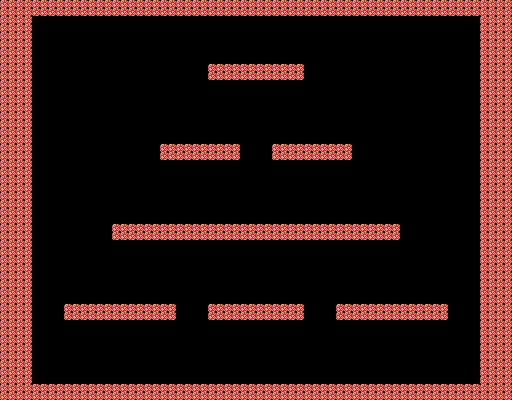

The image is a tile-based game level rendered from a .tmx file. Its description and complete source (layers, tilesets, objects, tile grids) follow:
An orthogonal 32x25 tile map with 16x16 px tiles, 4 tile layers (Background, Platforms, Walls, Ceiling) and 4 objects.

<map version="1.10" tiledversion="1.12.2" orientation="orthogonal" renderorder="right-down" width="32" height="25" tilewidth="16" tileheight="16" infinite="0" nextlayerid="7" nextobjectid="7">
 <editorsettings>
  <export target="level2.json" format="json" />
 </editorsettings>
 <tileset firstgid="1" name="BubbleBobbleTiles" tilewidth="16" tileheight="16" tilecount="3" columns="1">
  <image source="../Tileset.png" width="16" height="48" />
 </tileset>
 <layer id="1" name="Background" width="32" height="25">
  <data encoding="csv">
0,0,0,0,0,0,0,0,0,0,0,0,0,0,0,0,0,0,0,0,0,0,0,0,0,0,0,0,0,0,0,0,
0,0,0,0,0,0,0,0,0,0,0,0,0,0,0,0,0,0,0,0,0,0,0,0,0,0,0,0,0,0,0,0,
0,0,0,0,0,0,0,0,0,0,0,0,0,0,0,0,0,0,0,0,0,0,0,0,0,0,0,0,0,0,0,0,
0,0,0,0,0,0,0,0,0,0,0,0,0,0,0,0,0,0,0,0,0,0,0,0,0,0,0,0,0,0,0,0,
0,0,0,0,0,0,0,0,0,0,0,0,0,0,0,0,0,0,0,0,0,0,0,0,0,0,0,0,0,0,0,0,
0,0,0,0,0,0,0,0,0,0,0,0,0,0,0,0,0,0,0,0,0,0,0,0,0,0,0,0,0,0,0,0,
0,0,0,0,0,0,0,0,0,0,0,0,0,0,0,0,0,0,0,0,0,0,0,0,0,0,0,0,0,0,0,0,
0,0,0,0,0,0,0,0,0,0,0,0,0,0,0,0,0,0,0,0,0,0,0,0,0,0,0,0,0,0,0,0,
0,0,0,0,0,0,0,0,0,0,0,0,0,0,0,0,0,0,0,0,0,0,0,0,0,0,0,0,0,0,0,0,
0,0,0,0,0,0,0,0,0,0,0,0,0,0,0,0,0,0,0,0,0,0,0,0,0,0,0,0,0,0,0,0,
0,0,0,0,0,0,0,0,0,0,0,0,0,0,0,0,0,0,0,0,0,0,0,0,0,0,0,0,0,0,0,0,
0,0,0,0,0,0,0,0,0,0,0,0,0,0,0,0,0,0,0,0,0,0,0,0,0,0,0,0,0,0,0,0,
0,0,0,0,0,0,0,0,0,0,0,0,0,0,0,0,0,0,0,0,0,0,0,0,0,0,0,0,0,0,0,0,
0,0,0,0,0,0,0,0,0,0,0,0,0,0,0,0,0,0,0,0,0,0,0,0,0,0,0,0,0,0,0,0,
0,0,0,0,0,0,0,0,0,0,0,0,0,0,0,0,0,0,0,0,0,0,0,0,0,0,0,0,0,0,0,0,
0,0,0,0,0,0,0,0,0,0,0,0,0,0,0,0,0,0,0,0,0,0,0,0,0,0,0,0,0,0,0,0,
0,0,0,0,0,0,0,0,0,0,0,0,0,0,0,0,0,0,0,0,0,0,0,0,0,0,0,0,0,0,0,0,
0,0,0,0,0,0,0,0,0,0,0,0,0,0,0,0,0,0,0,0,0,0,0,0,0,0,0,0,0,0,0,0,
0,0,0,0,0,0,0,0,0,0,0,0,0,0,0,0,0,0,0,0,0,0,0,0,0,0,0,0,0,0,0,0,
0,0,0,0,0,0,0,0,0,0,0,0,0,0,0,0,0,0,0,0,0,0,0,0,0,0,0,0,0,0,0,0,
0,0,0,0,0,0,0,0,0,0,0,0,0,0,0,0,0,0,0,0,0,0,0,0,0,0,0,0,0,0,0,0,
0,0,0,0,0,0,0,0,0,0,0,0,0,0,0,0,0,0,0,0,0,0,0,0,0,0,0,0,0,0,0,0,
0,0,0,0,0,0,0,0,0,0,0,0,0,0,0,0,0,0,0,0,0,0,0,0,0,0,0,0,0,0,0,0,
0,0,0,0,0,0,0,0,0,0,0,0,0,0,0,0,0,0,0,0,0,0,0,0,0,0,0,0,0,0,0,0,
0,0,0,0,0,0,0,0,0,0,0,0,0,0,0,0,0,0,0,0,0,0,0,0,0,0,0,0,0,0,0,0
</data>
 </layer>
 <objectgroup id="4" name="ZenChanEnemies" class="ZenChan">
  <object id="1" x="198.228" y="139.099">
   <point />
  </object>
  <object id="2" x="313.578" y="137.645">
   <point />
  </object>
  <object id="4" x="231.185" y="57.6751">
   <point />
  </object>
 </objectgroup>
 <objectgroup id="6" name="MaitaEnemies" class="Maita">
  <object id="6" x="280.136" y="52.3438" />
 </objectgroup>
 <layer id="2" name="Platforms" width="32" height="25">
  <data encoding="csv">
0,0,0,0,0,0,0,0,0,0,0,0,0,0,0,0,0,0,0,0,0,0,0,0,0,0,0,0,0,0,0,0,
0,0,0,0,0,0,0,0,0,0,0,0,0,0,0,0,0,0,0,0,0,0,0,0,0,0,0,0,0,0,0,0,
0,0,0,0,0,0,0,0,0,0,0,0,0,0,0,0,0,0,0,0,0,0,0,0,0,0,0,0,0,0,0,0,
0,0,0,0,0,0,0,0,0,0,0,0,0,0,0,0,0,0,0,0,0,0,0,0,0,0,0,0,0,0,0,0,
0,0,0,0,0,0,0,0,0,0,0,0,0,2,2,2,2,2,2,0,0,0,0,0,0,0,0,0,0,0,0,0,
0,0,0,0,0,0,0,0,0,0,0,0,0,0,0,0,0,0,0,0,0,0,0,0,0,0,0,0,0,0,0,0,
0,0,0,0,0,0,0,0,0,0,0,0,0,0,0,0,0,0,0,0,0,0,0,0,0,0,0,0,0,0,0,0,
0,0,0,0,0,0,0,0,0,0,0,0,0,0,0,0,0,0,0,0,0,0,0,0,0,0,0,0,0,0,0,0,
0,0,0,0,0,0,0,0,0,0,0,0,0,0,0,0,0,0,0,0,0,0,0,0,0,0,0,0,0,0,0,0,
0,0,0,0,0,0,0,0,0,0,2,2,2,2,2,0,0,2,2,2,2,2,0,0,0,0,0,0,0,0,0,0,
0,0,0,0,0,0,0,0,0,0,0,0,0,0,0,0,0,0,0,0,0,0,0,0,0,0,0,0,0,0,0,0,
0,0,0,0,0,0,0,0,0,0,0,0,0,0,0,0,0,0,0,0,0,0,0,0,0,0,0,0,0,0,0,0,
0,0,0,0,0,0,0,0,0,0,0,0,0,0,0,0,0,0,0,0,0,0,0,0,0,0,0,0,0,0,0,0,
0,0,0,0,0,0,0,0,0,0,0,0,0,0,0,0,0,0,0,0,0,0,0,0,0,0,0,0,0,0,0,0,
0,0,0,0,0,0,0,2,2,2,2,2,2,2,2,2,2,2,2,2,2,2,2,2,2,0,0,0,0,0,0,0,
0,0,0,0,0,0,0,0,0,0,0,0,0,0,0,0,0,0,0,0,0,0,0,0,0,0,0,0,0,0,0,0,
0,0,0,0,0,0,0,0,0,0,0,0,0,0,0,0,0,0,0,0,0,0,0,0,0,0,0,0,0,0,0,0,
0,0,0,0,0,0,0,0,0,0,0,0,0,0,0,0,0,0,0,0,0,0,0,0,0,0,0,0,0,0,0,0,
0,0,0,0,0,0,0,0,0,0,0,0,0,0,0,0,0,0,0,0,0,0,0,0,0,0,0,0,0,0,0,0,
0,0,0,0,2,2,2,2,2,2,2,0,0,2,2,2,2,2,2,0,0,2,2,2,2,2,2,2,0,0,0,0,
0,0,0,0,0,0,0,0,0,0,0,0,0,0,0,0,0,0,0,0,0,0,0,0,0,0,0,0,0,0,0,0,
0,0,0,0,0,0,0,0,0,0,0,0,0,0,0,0,0,0,0,0,0,0,0,0,0,0,0,0,0,0,0,0,
0,0,0,0,0,0,0,0,0,0,0,0,0,0,0,0,0,0,0,0,0,0,0,0,0,0,0,0,0,0,0,0,
0,0,0,0,0,0,0,0,0,0,0,0,0,0,0,0,0,0,0,0,0,0,0,0,0,0,0,0,0,0,0,0,
0,0,2,2,2,2,2,2,2,2,2,2,2,2,2,2,2,2,2,2,2,2,2,2,2,2,2,2,2,2,0,0
</data>
 </layer>
 <layer id="3" name="Walls" width="32" height="25">
  <data encoding="csv">
2,2,0,0,0,0,0,0,0,0,0,0,0,0,0,0,0,0,0,0,0,0,0,0,0,0,0,0,0,0,2,2,
2,2,0,0,0,0,0,0,0,0,0,0,0,0,0,0,0,0,0,0,0,0,0,0,0,0,0,0,0,0,2,2,
2,2,0,0,0,0,0,0,0,0,0,0,0,0,0,0,0,0,0,0,0,0,0,0,0,0,0,0,0,0,2,2,
2,2,0,0,0,0,0,0,0,0,0,0,0,0,0,0,0,0,0,0,0,0,0,0,0,0,0,0,0,0,2,2,
2,2,0,0,0,0,0,0,0,0,0,0,0,0,0,0,0,0,0,0,0,0,0,0,0,0,0,0,0,0,2,2,
2,2,0,0,0,0,0,0,0,0,0,0,0,0,0,0,0,0,0,0,0,0,0,0,0,0,0,0,0,0,2,2,
2,2,0,0,0,0,0,0,0,0,0,0,0,0,0,0,0,0,0,0,0,0,0,0,0,0,0,0,0,0,2,2,
2,2,0,0,0,0,0,0,0,0,0,0,0,0,0,0,0,0,0,0,0,0,0,0,0,0,0,0,0,0,2,2,
2,2,0,0,0,0,0,0,0,0,0,0,0,0,0,0,0,0,0,0,0,0,0,0,0,0,0,0,0,0,2,2,
2,2,0,0,0,0,0,0,0,0,0,0,0,0,0,0,0,0,0,0,0,0,0,0,0,0,0,0,0,0,2,2,
2,2,0,0,0,0,0,0,0,0,0,0,0,0,0,0,0,0,0,0,0,0,0,0,0,0,0,0,0,0,2,2,
2,2,0,0,0,0,0,0,0,0,0,0,0,0,0,0,0,0,0,0,0,0,0,0,0,0,0,0,0,0,2,2,
2,2,0,0,0,0,0,0,0,0,0,0,0,0,0,0,0,0,0,0,0,0,0,0,0,0,0,0,0,0,2,2,
2,2,0,0,0,0,0,0,0,0,0,0,0,0,0,0,0,0,0,0,0,0,0,0,0,0,0,0,0,0,2,2,
2,2,0,0,0,0,0,0,0,0,0,0,0,0,0,0,0,0,0,0,0,0,0,0,0,0,0,0,0,0,2,2,
2,2,0,0,0,0,0,0,0,0,0,0,0,0,0,0,0,0,0,0,0,0,0,0,0,0,0,0,0,0,2,2,
2,2,0,0,0,0,0,0,0,0,0,0,0,0,0,0,0,0,0,0,0,0,0,0,0,0,0,0,0,0,2,2,
2,2,0,0,0,0,0,0,0,0,0,0,0,0,0,0,0,0,0,0,0,0,0,0,0,0,0,0,0,0,2,2,
2,2,0,0,0,0,0,0,0,0,0,0,0,0,0,0,0,0,0,0,0,0,0,0,0,0,0,0,0,0,2,2,
2,2,0,0,0,0,0,0,0,0,0,0,0,0,0,0,0,0,0,0,0,0,0,0,0,0,0,0,0,0,2,2,
2,2,0,0,0,0,0,0,0,0,0,0,0,0,0,0,0,0,0,0,0,0,0,0,0,0,0,0,0,0,2,2,
2,2,0,0,0,0,0,0,0,0,0,0,0,0,0,0,0,0,0,0,0,0,0,0,0,0,0,0,0,0,2,2,
2,2,0,0,0,0,0,0,0,0,0,0,0,0,0,0,0,0,0,0,0,0,0,0,0,0,0,0,0,0,2,2,
2,2,0,0,0,0,0,0,0,0,0,0,0,0,0,0,0,0,0,0,0,0,0,0,0,0,0,0,0,0,2,2,
2,2,0,0,0,0,0,0,0,0,0,0,0,0,0,0,0,0,0,0,0,0,0,0,0,0,0,0,0,0,2,2
</data>
 </layer>
 <layer id="5" name="Ceiling" width="32" height="25">
  <data encoding="csv">
0,0,2,2,2,2,2,2,2,2,2,2,2,2,2,2,2,2,2,2,2,2,2,2,2,2,2,2,2,2,0,0,
0,0,0,0,0,0,0,0,0,0,0,0,0,0,0,0,0,0,0,0,0,0,0,0,0,0,0,0,0,0,0,0,
0,0,0,0,0,0,0,0,0,0,0,0,0,0,0,0,0,0,0,0,0,0,0,0,0,0,0,0,0,0,0,0,
0,0,0,0,0,0,0,0,0,0,0,0,0,0,0,0,0,0,0,0,0,0,0,0,0,0,0,0,0,0,0,0,
0,0,0,0,0,0,0,0,0,0,0,0,0,0,0,0,0,0,0,0,0,0,0,0,0,0,0,0,0,0,0,0,
0,0,0,0,0,0,0,0,0,0,0,0,0,0,0,0,0,0,0,0,0,0,0,0,0,0,0,0,0,0,0,0,
0,0,0,0,0,0,0,0,0,0,0,0,0,0,0,0,0,0,0,0,0,0,0,0,0,0,0,0,0,0,0,0,
0,0,0,0,0,0,0,0,0,0,0,0,0,0,0,0,0,0,0,0,0,0,0,0,0,0,0,0,0,0,0,0,
0,0,0,0,0,0,0,0,0,0,0,0,0,0,0,0,0,0,0,0,0,0,0,0,0,0,0,0,0,0,0,0,
0,0,0,0,0,0,0,0,0,0,0,0,0,0,0,0,0,0,0,0,0,0,0,0,0,0,0,0,0,0,0,0,
0,0,0,0,0,0,0,0,0,0,0,0,0,0,0,0,0,0,0,0,0,0,0,0,0,0,0,0,0,0,0,0,
0,0,0,0,0,0,0,0,0,0,0,0,0,0,0,0,0,0,0,0,0,0,0,0,0,0,0,0,0,0,0,0,
0,0,0,0,0,0,0,0,0,0,0,0,0,0,0,0,0,0,0,0,0,0,0,0,0,0,0,0,0,0,0,0,
0,0,0,0,0,0,0,0,0,0,0,0,0,0,0,0,0,0,0,0,0,0,0,0,0,0,0,0,0,0,0,0,
0,0,0,0,0,0,0,0,0,0,0,0,0,0,0,0,0,0,0,0,0,0,0,0,0,0,0,0,0,0,0,0,
0,0,0,0,0,0,0,0,0,0,0,0,0,0,0,0,0,0,0,0,0,0,0,0,0,0,0,0,0,0,0,0,
0,0,0,0,0,0,0,0,0,0,0,0,0,0,0,0,0,0,0,0,0,0,0,0,0,0,0,0,0,0,0,0,
0,0,0,0,0,0,0,0,0,0,0,0,0,0,0,0,0,0,0,0,0,0,0,0,0,0,0,0,0,0,0,0,
0,0,0,0,0,0,0,0,0,0,0,0,0,0,0,0,0,0,0,0,0,0,0,0,0,0,0,0,0,0,0,0,
0,0,0,0,0,0,0,0,0,0,0,0,0,0,0,0,0,0,0,0,0,0,0,0,0,0,0,0,0,0,0,0,
0,0,0,0,0,0,0,0,0,0,0,0,0,0,0,0,0,0,0,0,0,0,0,0,0,0,0,0,0,0,0,0,
0,0,0,0,0,0,0,0,0,0,0,0,0,0,0,0,0,0,0,0,0,0,0,0,0,0,0,0,0,0,0,0,
0,0,0,0,0,0,0,0,0,0,0,0,0,0,0,0,0,0,0,0,0,0,0,0,0,0,0,0,0,0,0,0,
0,0,0,0,0,0,0,0,0,0,0,0,0,0,0,0,0,0,0,0,0,0,0,0,0,0,0,0,0,0,0,0,
0,0,0,0,0,0,0,0,0,0,0,0,0,0,0,0,0,0,0,0,0,0,0,0,0,0,0,0,0,0,0,0
</data>
 </layer>
</map>
